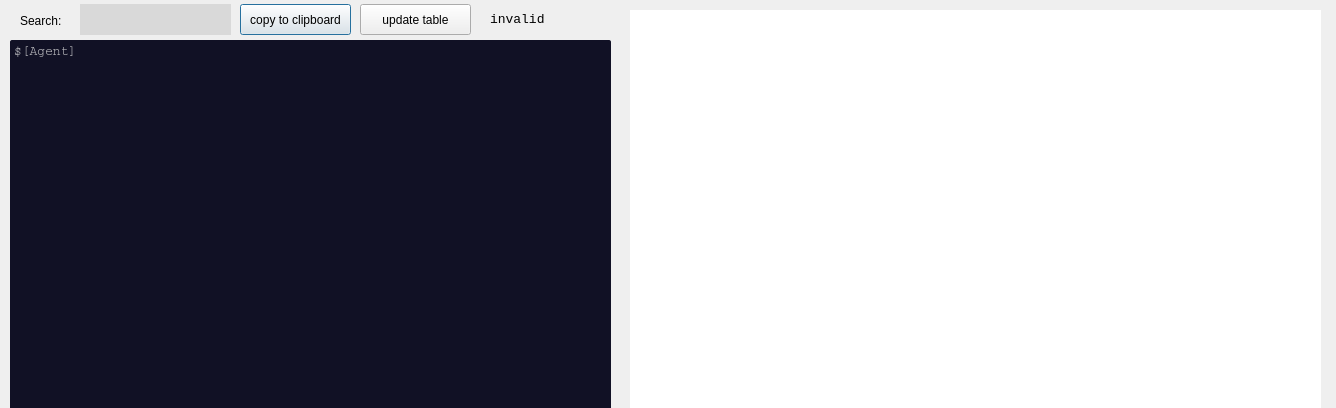
<?xml version="1.0" encoding="UTF-8"?>
<ui version="4.0">
 <class>Dialog</class>
 <widget class="QDialog" name="Dialog">
  <property name="windowModality">
   <enum>Qt::NonModal</enum>
  </property>
  <property name="geometry">
   <rect>
    <x>0</x>
    <y>0</y>
    <width>1336</width>
    <height>408</height>
   </rect>
  </property>
  <property name="windowTitle">
   <string>Settings</string>
  </property>
  <property name="styleSheet">
   <string notr="true"/>
  </property>
  <widget class="QPlainTextEdit" name="textEdit">
   <property name="geometry">
    <rect>
     <x>10</x>
     <y>40</y>
     <width>601</width>
     <height>871</height>
    </rect>
   </property>
   <property name="font">
    <font>
     <family>Courier</family>
     <pointsize>10</pointsize>
    </font>
   </property>
   <property name="styleSheet">
    <string notr="true">background-color: rgb(17, 17, 37);
color: rgb(186, 186, 190);
border-radius: 2px;</string>
   </property>
   <property name="verticalScrollBarPolicy">
    <enum>Qt::ScrollBarAlwaysOff</enum>
   </property>
   <property name="horizontalScrollBarPolicy">
    <enum>Qt::ScrollBarAsNeeded</enum>
   </property>
   <property name="lineWrapMode">
    <enum>QPlainTextEdit::NoWrap</enum>
   </property>
   <property name="plainText">
    <string>$[Agent]</string>
   </property>
   <property name="tabStopWidth">
    <number>30</number>
   </property>
  </widget>
  <widget class="QLabel" name="validLabel">
   <property name="geometry">
    <rect>
     <x>490</x>
     <y>4</y>
     <width>91</width>
     <height>31</height>
    </rect>
   </property>
   <property name="font">
    <font>
     <family>Consolas</family>
     <pointsize>10</pointsize>
    </font>
   </property>
   <property name="autoFillBackground">
    <bool>false</bool>
   </property>
   <property name="styleSheet">
    <string notr="true">QLabel{color: black;}</string>
   </property>
   <property name="text">
    <string>invalid</string>
   </property>
  </widget>
  <widget class="QPushButton" name="pushButton">
   <property name="geometry">
    <rect>
     <x>240</x>
     <y>4</y>
     <width>111</width>
     <height>31</height>
    </rect>
   </property>
   <property name="styleSheet">
    <string notr="true"/>
   </property>
   <property name="text">
    <string>copy to clipboard</string>
   </property>
  </widget>
  <widget class="QTableView" name="tableView">
   <property name="geometry">
    <rect>
     <x>630</x>
     <y>10</y>
     <width>691</width>
     <height>901</height>
    </rect>
   </property>
   <property name="sizePolicy">
    <sizepolicy hsizetype="Fixed" vsizetype="Fixed">
     <horstretch>0</horstretch>
     <verstretch>0</verstretch>
    </sizepolicy>
   </property>
   <property name="autoFillBackground">
    <bool>true</bool>
   </property>
   <property name="styleSheet">
    <string notr="true"/>
   </property>
   <property name="frameShape">
    <enum>QFrame::NoFrame</enum>
   </property>
   <property name="frameShadow">
    <enum>QFrame::Plain</enum>
   </property>
   <property name="gridStyle">
    <enum>Qt::DotLine</enum>
   </property>
   <property name="sortingEnabled">
    <bool>false</bool>
   </property>
   <attribute name="horizontalHeaderDefaultSectionSize">
    <number>200</number>
   </attribute>
   <attribute name="horizontalHeaderMinimumSectionSize">
    <number>60</number>
   </attribute>
   <attribute name="horizontalHeaderStretchLastSection">
    <bool>true</bool>
   </attribute>
  </widget>
  <widget class="QLineEdit" name="searchEdit">
   <property name="geometry">
    <rect>
     <x>80</x>
     <y>4</y>
     <width>151</width>
     <height>31</height>
    </rect>
   </property>
   <property name="styleSheet">
    <string notr="true">background-color: rgb(217, 217, 217);
color: black;</string>
   </property>
   <property name="frame">
    <bool>false</bool>
   </property>
  </widget>
  <widget class="QLabel" name="label">
   <property name="geometry">
    <rect>
     <x>20</x>
     <y>10</y>
     <width>55</width>
     <height>21</height>
    </rect>
   </property>
   <property name="text">
    <string>Search:</string>
   </property>
  </widget>
  <widget class="QPushButton" name="tableBtn">
   <property name="geometry">
    <rect>
     <x>360</x>
     <y>4</y>
     <width>111</width>
     <height>31</height>
    </rect>
   </property>
   <property name="styleSheet">
    <string notr="true"/>
   </property>
   <property name="text">
    <string>update table</string>
   </property>
  </widget>
  <widget class="QPushButton" name="btnValid">
   <property name="geometry">
    <rect>
     <x>490</x>
     <y>50</y>
     <width>111</width>
     <height>24</height>
    </rect>
   </property>
   <property name="styleSheet">
    <string notr="true">background-color: rgb(247, 247, 247);</string>
   </property>
   <property name="text">
    <string>check validity</string>
   </property>
  </widget>
  <zorder>validLabel</zorder>
  <zorder>pushButton</zorder>
  <zorder>tableView</zorder>
  <zorder>searchEdit</zorder>
  <zorder>label</zorder>
  <zorder>tableBtn</zorder>
  <zorder>btnValid</zorder>
  <zorder>textEdit</zorder>
 </widget>
 <resources/>
 <connections/>
</ui>
